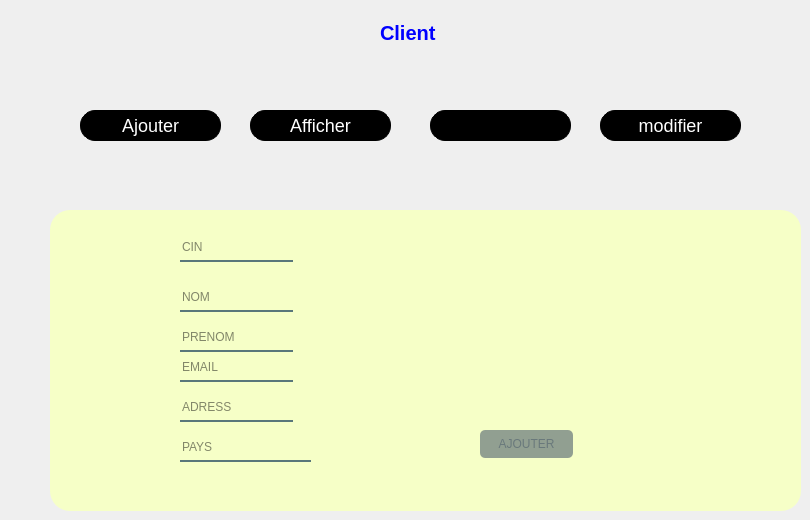
    <widget class="QWidget" name="client_ajouter">
     <property name="styleSheet">
      <string notr="true">#pushButton_21,#pushButton_22,#pushButton_23,#pushButton_24{
background-color :  #000000; 



   border: 1px solid black;
    border-radius: 15px;
    color: white; 
    font-size: 18px;
}
</string>
     </property>
     <widget class="QPushButton" name="pushButton_21">
      <property name="geometry">
       <rect>
        <x>80</x>
        <y>110</y>
        <width>141</width>
        <height>31</height>
       </rect>
      </property>
      <property name="text">
       <string>Ajouter</string>
      </property>
     </widget>
     <widget class="QPushButton" name="pushButton_22">
      <property name="geometry">
       <rect>
        <x>250</x>
        <y>110</y>
        <width>141</width>
        <height>31</height>
       </rect>
      </property>
      <property name="text">
       <string>Afficher</string>
      </property>
     </widget>
     <widget class="QPushButton" name="pushButton_23">
      <property name="geometry">
       <rect>
        <x>430</x>
        <y>110</y>
        <width>141</width>
        <height>31</height>
       </rect>
      </property>
      <property name="text">
       <string/>
      </property>
     </widget>
     <widget class="QPushButton" name="pushButton_24">
      <property name="geometry">
       <rect>
        <x>600</x>
        <y>110</y>
        <width>141</width>
        <height>31</height>
       </rect>
      </property>
      <property name="text">
       <string>modifier</string>
      </property>
     </widget>
     <widget class="QTableView" name="tableView">
      <property name="geometry">
       <rect>
        <x>50</x>
        <y>210</y>
        <width>751</width>
        <height>301</height>
       </rect>
      </property>
      <property name="styleSheet">
       <string notr="true">background-color :  #191919; 
background-color: rgb(246, 255, 199);
border-radius : 20px;</string>
      </property>
     </widget>
     <widget class="QLabel" name="appHeader">
      <property name="geometry">
       <rect>
        <x>380</x>
        <y>20</y>
        <width>91</width>
        <height>25</height>
       </rect>
      </property>
      <property name="font">
       <font>
        <pointsize>15</pointsize>
        <weight>75</weight>
        <bold>true</bold>
       </font>
      </property>
      <property name="styleSheet">
       <string notr="true">color:#0000FF;</string>
      </property>
      <property name="text">
       <string>Client</string>
      </property>
     </widget>
     <widget class="QLineEdit" name="lineEdit_cin">
      <property name="geometry">
       <rect>
        <x>180</x>
        <y>240</y>
        <width>113</width>
        <height>22</height>
       </rect>
      </property>
      <property name="styleSheet">
       <string notr="true">background-color:rgba(0,0,0,0);
border:none;
border-bottom:2px solid rgba(46,82,101,200);
color:rgba(0,0,0,240);
padding-bottom:7px;
</string>
      </property>
      <property name="placeholderText">
       <string>CIN</string>
      </property>
      <property name="cursorMoveStyle">
       <enum>Qt::VisualMoveStyle</enum>
      </property>
      <property name="clearButtonEnabled">
       <bool>true</bool>
      </property>
     </widget>
     <widget class="QLineEdit" name="lineEdit_nom">
      <property name="geometry">
       <rect>
        <x>180</x>
        <y>290</y>
        <width>113</width>
        <height>22</height>
       </rect>
      </property>
      <property name="styleSheet">
       <string notr="true">background-color:rgba(0,0,0,0);
border:none;
border-bottom:2px solid rgba(46,82,101,200);
color:rgba(0,0,0,240);
padding-bottom:7px;
</string>
      </property>
      <property name="placeholderText">
       <string>NOM</string>
      </property>
     </widget>
     <widget class="QLineEdit" name="lineEdit_prenom">
      <property name="geometry">
       <rect>
        <x>180</x>
        <y>330</y>
        <width>113</width>
        <height>22</height>
       </rect>
      </property>
      <property name="styleSheet">
       <string notr="true">background-color:rgba(0,0,0,0);
border:none;
border-bottom:2px solid rgba(46,82,101,200);
color:rgba(0,0,0,240);
padding-bottom:7px;
</string>
      </property>
      <property name="placeholderText">
       <string>PRENOM</string>
      </property>
     </widget>
     <widget class="QLineEdit" name="lineEdit_email">
      <property name="geometry">
       <rect>
        <x>180</x>
        <y>360</y>
        <width>113</width>
        <height>22</height>
       </rect>
      </property>
      <property name="styleSheet">
       <string notr="true">background-color:rgba(0,0,0,0);
border:none;
border-bottom:2px solid rgba(46,82,101,200);
color:rgba(0,0,0,240);
padding-bottom:7px;
</string>
      </property>
      <property name="placeholderText">
       <string>EMAIL</string>
      </property>
     </widget>
     <widget class="QLineEdit" name="lineEdit_adress">
      <property name="geometry">
       <rect>
        <x>180</x>
        <y>400</y>
        <width>113</width>
        <height>22</height>
       </rect>
      </property>
      <property name="styleSheet">
       <string notr="true">background-color:rgba(0,0,0,0);
border:none;
border-bottom:2px solid rgba(46,82,101,200);
color:rgba(0,0,0,240);
padding-bottom:7px;
</string>
      </property>
      <property name="placeholderText">
       <string>ADRESS</string>
      </property>
     </widget>
     <widget class="QLineEdit" name="lineEdit_pays">
      <property name="geometry">
       <rect>
        <x>180</x>
        <y>440</y>
        <width>131</width>
        <height>22</height>
       </rect>
      </property>
      <property name="styleSheet">
       <string notr="true">background-color:rgba(0,0,0,0);
border:none;
border-bottom:2px solid rgba(46,82,101,200);
color:rgba(0,0,0,240);
padding-bottom:7px;
</string>
      </property>
      <property name="placeholderText">
       <string>PAYS</string>
      </property>
     </widget>
     <widget class="QPushButton" name="pushButton_ajouterclient">
      <property name="geometry">
       <rect>
        <x>480</x>
        <y>430</y>
        <width>93</width>
        <height>28</height>
       </rect>
      </property>
      <property name="styleSheet">
       <string notr="true">QPushButton#pushButton_ajouterclient{
background-color: rgba(78, 95, 108, 0.6);
background: rgba(78, 95, 108, 0.6);
color: rgba(78, 95, 108, 0.6);
border-radius:5px;
}
QPushButton#pushButton_ajouterclient:hover{
background-color: rgba(78, 105, 112, 0.8);
background: rgba(78, 105, 112, 0.8);
color: rgba(78, 105, 112, 0.8);
}
QPushButton#pushButton_ajouterclient:pressed{
padding-left:5px;
padding-top:5px;
background-color:rgba(150,123,111,0.7);
}</string>
      </property>
      <property name="text">
       <string>AJOUTER</string>
      </property>
     </widget>
    </widget>
